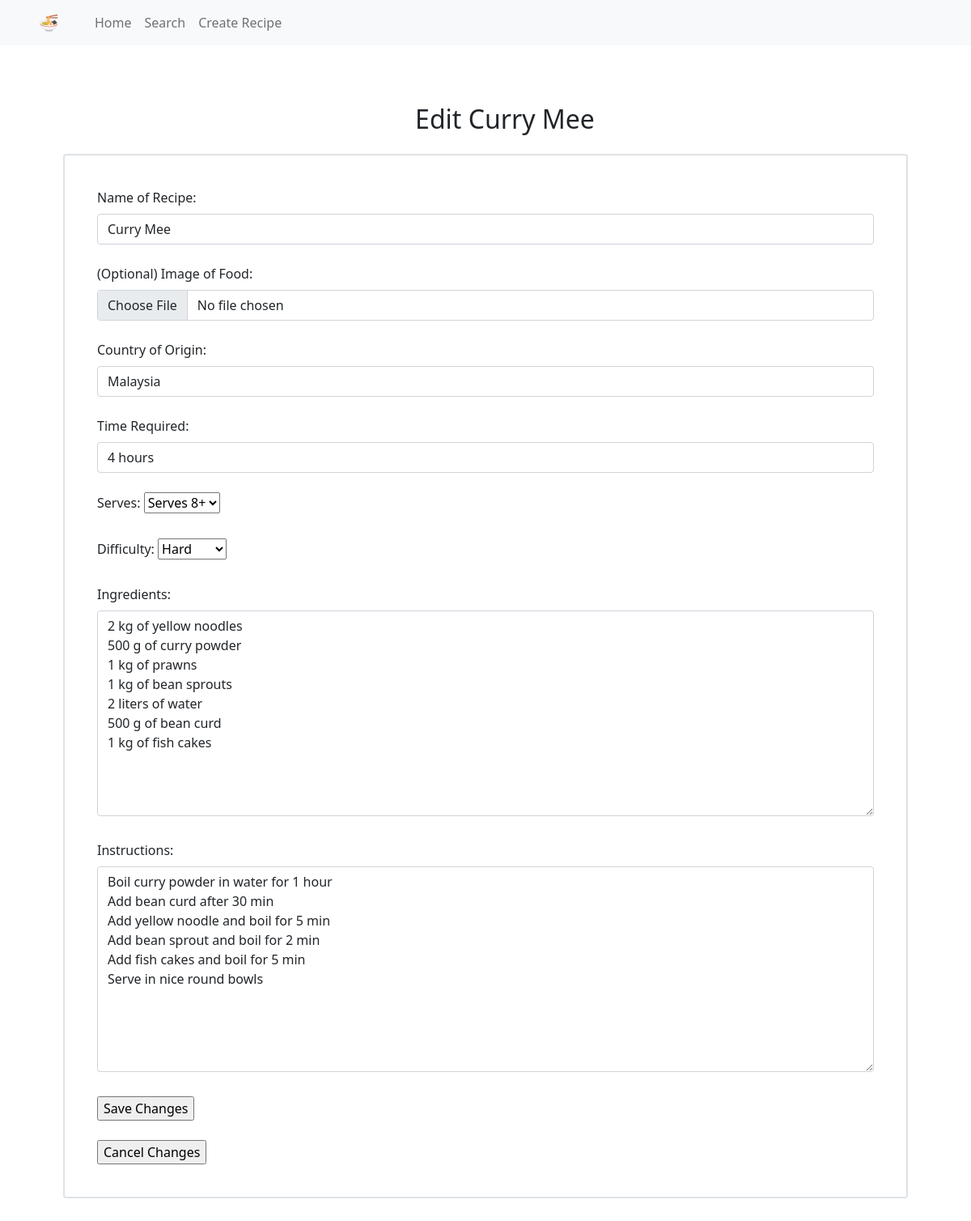
Screenshot of /edit/38 with the database file from the repository.
### tables this page shows
CREATE TABLE 'recipes' ('id' integer PRIMARY KEY AUTOINCREMENT NOT NULL, 'name' text, 'country' text, 'difficulty' text, 'time' text, 'size' text, 'ingredients' text, 'instructions' text,'image_name' text);

### application.py (the view)
@app.route("/edit/<id>", methods=["GET", "POST"])
def edit(id):
    if request.method == "POST":
        con = sqlite3.connect("recipes.db")
        con.row_factory = sqlite3.Row
        cur = con.cursor()
        if not request.form.get("input-name"):
            return apology("must provide recipe name", 400)
        if not request.form.get("input-country"):
            return apology("must provide country of origin", 400)
        if not request.form.get("input-time"):
            return apology("must provide cooking time", 400)
        size = {"Serves 1-2", "Serves 2-5", "Serves 5-8", "Serves 8+"}
        if request.form.get("input-size") not in size:
            return apology("must provide valid portion size", 400)
        if not request.form.get("input-difficulty"):
            return apology("must provide recipe difficulty", 400)
        difficulties = {"Easy", "Medium", "Hard"}
        if request.form.get("input-difficulty") not in difficulties:
            return apology("must proivde valid recipe difficulty", 400)
        if not request.form.get("input-ingredients"):
            return apology("must provide recipe ingredients", 400)
        if not request.form.get("input-difficulty"):
            return apology("must provide recipe instructions", 400)
        if 'input-image' not in request.files:
            return apology("no file part of form detected", 400)
        image = request.files['input-image']
        if image.filename != '':
            if not allowed_file(image.filename):
                return apology("submitted file not in a valid format", 400)
        delete_image(id)
        name = request.form.get("input-name")
        country = request.form.get("input-country")
        time = request.form.get("input-time")
        size = request.form.get("input-size")
        difficulty = request.form.get("input-difficulty")
        ingredients = request.form.get("input-ingredients")
        instructions = request.form.get("input-instructions")
        recipe_data = (name, country, time, size, difficulty, ingredients, instructions, id)
        cur.execute("UPDATE recipes SET name = ?, country = ?, time = ?, size = ?, difficulty = ?, \
                    ingredients = ?, instructions = ? WHERE id = ?", recipe_data)
        con.commit()
        if image.filename != '':
            extension = image.filename.rsplit('.', 1)[1].lower()
            filename = id +"." + extension
            path = os.path.join(app.config['UPLOAD_FOLDER'], filename)
            image.save(path)
            cur.execute("UPDATE recipes SET image_name = ? WHERE id = ?", (filename, id))
            con.commit()
            con.close()
        return redirect("/recipe/" + id)
    else:
        con = sqlite3.connect("recipes.db")
        con.row_factory = sqlite3.Row
        cur = con.cursor()
        recipe = (cur.execute("SELECT * FROM recipes WHERE id LIKE ?", (id,)).fetchall())[0]
        con.close()
        return render_template("edit.html", recipe=recipe)

### templates/edit.html (shortened to what this page needs)
{% extends "layout.html" %}
{% block main %}
    <div class="container m-4">
        <h2 class="text-center">Edit {{ recipe["name"] }}</h2>
    </div>
    <div class="container border border-2 rounded p-4">
        <form id="create-recipe-form" action="/edit/{{ recipe["id"] }}" method="post" enctype="multipart/form-data">
            <div class="m-2 p-2">
                <label form="create-recipe-form" for="input-name" class="form-label">Name of Recipe: </label>
                <input type="text" name="input-name" id="input-name" class="form-control" value="{{ recipe["name"] }}" maxlength="100" required>
            </div>
            <div class="m-2 p-2">
                <label form="create-recipe-form" for="input-image" class="form-label">(Optional) Image of Food: </label>
                <input type="file" name="input-image" id="input-image" class="form-control" accept="image/*">
            </div>
            <div class="m-2 p-2">
                <label form="create-recipe-form" for="input-country" class="form-label">Country of Origin: </label>
                <input type="text" name="input-country" id="input-country" class="form-control" value="{{ recipe["country"] }}" maxlength="100" required>
            </div>
            <div class="m-2 p-2">
                <label form="create-recipe-form" for="input-time" class="form-label">Time Required: </label>
                <input type="text" name="input-time" id="input-time" class="form-control" value="{{ recipe["time"] }}" maxlength="100" required>
            </div>
            <div class="m-2 p-2">
                <label form="create-recipe-form" for="input-size" class="form-label">Serves: </label>
                <select name="input-size" id="input-size">
                    <option value="{{ recipe["size"] }}">{{ recipe["size"] }}</option>
                </select>
            </div>
            <div class="m-2 p-2">
                <label form="create-recipe-form" for="input-difficulty" class="form-label">Difficulty: </label>
                <select name="input-difficulty" id="input-difficulty">
                    <option value="{{ recipe["difficulty"] }}">{{ recipe["difficulty"] }}</option>
                </select>
            </div>
            <div class="m-2 p-2">
                <label form="create-recipe-form" for="input-ingredients" class="form-label">Ingredients: </label><br>
                <textarea name="input-ingredients" id="input-ingredients" form_id="create-recipe-form" class="form-control"
                          cols="125" rows="10" maxlength=500 required>{{ recipe["ingredients"] }}</textarea>
            </div>
            <div class="m-2 p-2">
                <label form="create-recipe-form" for="input-instructions" class="form-label">Instructions: </label><br>
                <textarea name="input-instructions" id="input-instructions" form_id="create-recipe-form" class="form-control"
                          cols="125" rows="10" maxlength=3000 required>{{ recipe["instructions"] }}</textarea>
            </div>
            <div class="m-2 p-2">
                <input type="submit" value="Save Changes">
            </div>
        </form>
        <form id="edit-cancel-form" action="/">
            <div class="m-2 p-2">
                <input type="submit" value="Cancel Changes">
            </div>
        </form>
    </div>
{% endblock %}

### static/styles.css (style rules this page uses)
main .form-control { display: inline-block; }
textarea { overflow-y: scroll; }

### rows the page displays
recipes: name "Curry Mee", input-name "Curry Mee", input-country "Malaysia", input-time "4 hours", input-size "Serves 8+", input-difficulty "Hard", input-ingredients "2 kg of yellow noodles 500 g of curry powder 1 kg of prawns 1 kg of bean sprouts 2 liters of water 500 g of bean curd 1 kg of fish cakes", input-instructions "Boil curry powder in water for 1 hour Add bean curd after 30 min Add yellow noodle and boil for 5 min Add bean sprout and boil for 2 min Add fish cakes and boil for 5 min Serve in nice round bowls"
